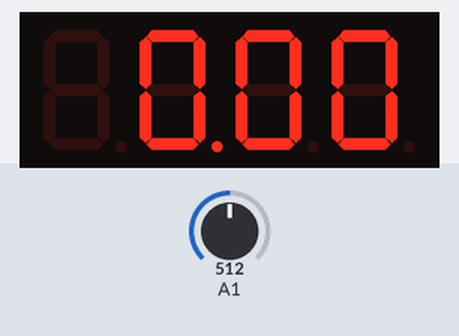
Bench run of a sketch on a simulated Arduino Uno, built with avr-gcc and run on an emulated ATmega328P. On the bench: 4-digit seven-segment display. Wiring (inferred from the names in the program): 4-digit 7-segment display, segments lit when LOW: segments pin 10, pin 8, pin 6, pin 4, pin 13, pin 9, pin 7, pin 5; digit selects A4, A2, A3, A5. The test bench sets the inputs (shaded band); at power-on: A1 = 512. The segment pins are drawn as the display they are named for.

Above: at 1.6 s.
1.7 s: A1 set to 494
At 2.4 s:
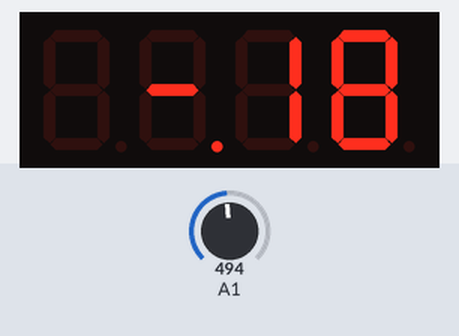
3.5 s: A1 set to 511
At 4.8 s:
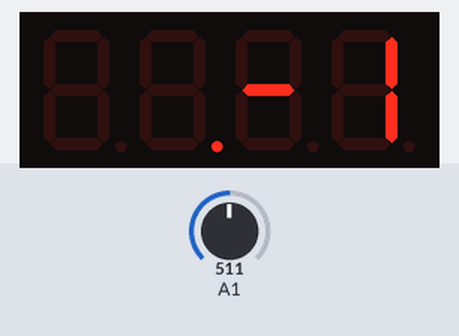
5.1 s: A1 set to 306
At 6.1 s:
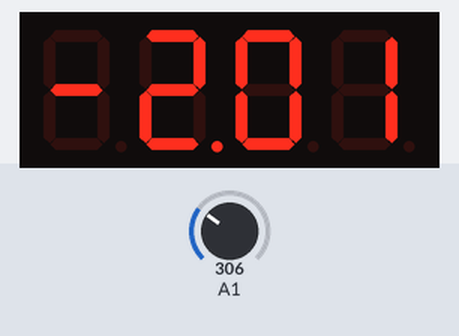
Timing chart, 0 to 8.1 s (numbered marks = the images above; inputs shaded):
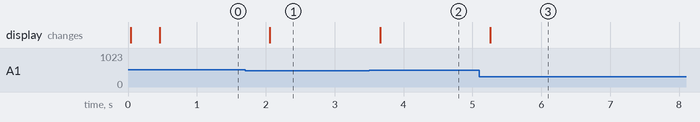

The sketch:

voltmeter_-5_0_5v.ino
```cpp
#include "voltmeter_display.h"

unsigned long time = 1;

const char seg_a = 10;
const char seg_b = 8;
const char seg_c = 6;
const char seg_d = 4;
const char seg_e = 13;
const char seg_f = 9;
const char seg_g = 7;
const char seg_dp = 5;

unsigned char DigitIndex = 0;

unsigned long previousMillis = 0;
unsigned long previousMillis1 = 0;

const unsigned long interval = 4;
const unsigned long interval1 = 400;


const char Anode1 = A4;
const char Anode2 = A2;
const char Anode3 = A3;
const char Anode4 = A5;

char AnodeArray[] = {Anode1, Anode2, Anode3, Anode4};

void SetDisplaySegments(unsigned char segments)
{
  // Проверяваме дали сегмент G трябва да свети
  if  (  (segments & bit_mask_seg_g ) == bit_mask_seg_g)
  { // Да
    digitalWrite(seg_g, LOW); // Палим сегмент g
  } else {  // Не
    digitalWrite(seg_g, HIGH);  // Гасим сегмент g
  }

  // Проверяваме дали сегмент F трябва да свети
  if  (  (segments & bit_mask_seg_f ) == bit_mask_seg_f)
  { // Да
    digitalWrite(seg_f, LOW); // Палим сегмент f
  } else {  // Не
    digitalWrite(seg_f, HIGH);  // Гасим сегмент f
  }


  // Проверяваме дали сегмент E трябва да свети
  if  (  (segments & bit_mask_seg_e) == bit_mask_seg_e)
  { // Да
    digitalWrite(seg_e, LOW); // Палим сегмент e
  } else {  // Не
    digitalWrite(seg_e, HIGH);  // Гасим сегмент e
  }


  // Проверяваме дали сегмент D трябва да свети
  if  (  (segments & bit_mask_seg_d) == bit_mask_seg_d)
  { // Да
    digitalWrite(seg_d, LOW); // Палим сегмент d
  } else {  // Не
    digitalWrite(seg_d, HIGH);  // Гасим сегмент d
  }


  // Проверяваме дали сегмент C трябва да свети
  if  (  (segments & bit_mask_seg_c ) == bit_mask_seg_c)
  { // Да
    digitalWrite(seg_c, LOW); // Палим сегмент c
  } else {  // Не
    digitalWrite(seg_c, HIGH);  // Гасим сегмент c
  }


  // Проверяваме дали сегмент B трябва да свети
  if  (  (segments & bit_mask_seg_b ) == bit_mask_seg_b)
  { // Да
    digitalWrite(seg_b, LOW); // Палим сегмент b
  } else {  // Не
    digitalWrite(seg_b, HIGH);  // Гасим сегмент b
  }


  // Проверяваме дали сегмент A трябва да свети
  if  (  (segments & bit_mask_seg_a ) == bit_mask_seg_a)
  { // Да
    digitalWrite(seg_a, LOW); // Палим сегмент a
  } else {  // Не
    digitalWrite(seg_a, HIGH);  // Гасим сегмент a
  }


  // Проверяваме дали сегмент DP трябва да свети
  if  (  (segments & bit_mask_seg_dp ) == bit_mask_seg_dp)
  { // Да
    digitalWrite(seg_dp, LOW); // Палим сегмент dp
  } else {  // Не
    digitalWrite(seg_dp, HIGH);  // Гасим сегмент dp
  }
}

void setup()
{
  Serial.begin(9600);

  pinMode(seg_a, OUTPUT);
  pinMode(seg_b, OUTPUT);
  pinMode(seg_c, OUTPUT);
  pinMode(seg_d, OUTPUT);
  pinMode(seg_e, OUTPUT);
  pinMode(seg_f, OUTPUT);
  pinMode(seg_g, OUTPUT);
  pinMode(seg_dp, OUTPUT);

  pinMode(Anode1, OUTPUT);
  pinMode(Anode2, OUTPUT);
  pinMode(Anode3, OUTPUT);
  pinMode(Anode4, OUTPUT);

  DisplayBuff[0] = 0b00001100;
  DisplayBuff[1] = 0b01111111;
  DisplayBuff[2] = 0b00001100;
  DisplayBuff[3] = 0b00001100;
}


void loop()
{

  unsigned long currentMillis = millis(); //  Дефинираме локална променлива в която записваме текущото време в милисекунди

  // Дойде ли време за опресняване на следващия разряд
  if (currentMillis - previousMillis >= interval)
  { //Да
    previousMillis += interval; //  Изчисляваме

    // Опресняване на поредния разряд ---------------------

    digitalWrite(AnodeArray[DigitIndex], LOW);  // Гасим текущия разряд

    // Исчисляваме индекса на следващия разряд, който става текущ

    DigitIndex++;

    if (DigitIndex > 3)
    {
      DigitIndex = 0;
    }
    // Извикваме функция на която не се интересуваме от крайният и резултат на която като входен параметър подаваме бинарно число, записано в
    // текущият елемент на масива.
    SetDisplaySegments( DisplayBuff[DigitIndex] );  // Дисплейваме текущия разряд от дисплай буффер,
                                                    // като сетваме или клирваме пиновете към които са свързани
                                                    // съответните сегменти съгласно битоввете на дислей буфер в текущия разряд

    // Палим текущия разряд
    digitalWrite(AnodeArray[DigitIndex], HIGH);
  }

  currentMillis = millis(); //  четем текущото време в милисекунди отново

  //
  if (currentMillis - previousMillis1 >= interval1)
  {
    previousMillis1 += interval1;

    //long adc_state = analogRead(voltage_pin);
    int adc_state = analogRead(A1);

    int voltage   = map(adc_state, 0, 1023, -500 , 500);

    bool a = DisplayBufferPrint (voltage , 2 );

    if (a == false)
    {
      DisplayBuff[0] = bit_mask_seg_a | bit_mask_seg_d | bit_mask_seg_e | bit_mask_seg_f | bit_mask_seg_g;
      DisplayBuff[1] = bit_mask_seg_e | bit_mask_seg_g;
      DisplayBuff[2] = bit_mask_seg_e | bit_mask_seg_g;
      DisplayBuff[3] = 0;
    }

  }

}
```

voltmeter_display.cpp
```cpp
#include "voltmeter_display.h"


unsigned char DisplayBuff[4];

unsigned char get_digit_segments(unsigned char digit1);


bool DisplayBufferPrint(int input, unsigned char dp_position)
{
  unsigned char TempBuff[4];
  bool negative = false;

  if ((input > 9999) || (input < -999) || (dp_position > 3))
  {
    return false;
  }

  if (input >= 0)
  {
    TempBuff[0] = input / 1000;
    TempBuff[1] = (input / 100) % 10;
    TempBuff[2] = (input / 10) % 10;
    TempBuff[3] = input % 10;

    switch (dp_position)
    {
      case 0:

        if (TempBuff[0] == 0)
          TempBuff[0] = 10;

        if ((TempBuff[1] == 0) && (TempBuff[0] == 10))
          TempBuff[1] = 10;

        if ((TempBuff[2] == 0) && (TempBuff[1] == 10) && (TempBuff[0] == 10))
          TempBuff[2] = 10;

        break;

      case 1:

        if (TempBuff[0] == 0)
        TempBuff[0] = 10;

        if (TempBuff[1] == 0 && TempBuff[0] == 10)
          TempBuff[1] = 10;

        break;

      case 2:

        if (TempBuff[0] == 0)
          TempBuff[0] = 10;

        break;

      case 3:

        break;
    }
  }
  else
  {
    negative = true;

    unsigned int value = -input;

    TempBuff[0] = DISPLAY_BLANK;
    TempBuff[1] = DISPLAY_BLANK;
    TempBuff[2] = DISPLAY_BLANK;
    TempBuff[3] = DISPLAY_BLANK;

    TempBuff[3] = value % 10;
    value = value / 10;

    if (value > 0)
    {
      TempBuff[2] = value % 10;
      value = value / 10;
    }

    if (value > 0)
    {
      TempBuff[1] = value % 10;
    }

    if (TempBuff[1] != DISPLAY_BLANK)
    {
      TempBuff[0] = DISPLAY_MINUS;
    }
    else if (TempBuff[2] != DISPLAY_BLANK)
    {
      TempBuff[1] = DISPLAY_MINUS;
    }
    else
    {
      TempBuff[2] = DISPLAY_MINUS;
    }
  }

  TempBuff[0] = get_digit_segments(TempBuff[0]);
  TempBuff[1] = get_digit_segments(TempBuff[1]);
  TempBuff[2] = get_digit_segments(TempBuff[2]);
  TempBuff[3] = get_digit_segments(TempBuff[3]);

  if (negative == false)
  {
    if (dp_position == 1)
    {
      TempBuff[2] |= bit_mask_seg_dp;
    }
    else if (dp_position == 2)
    {
      TempBuff[1] |= bit_mask_seg_dp;
    }
    else if (dp_position == 3)
    {
      TempBuff[0] |= bit_mask_seg_dp;
    }
  }
  else
  {
    if (dp_position == 1)
    {
      TempBuff[2] |= bit_mask_seg_dp;
    }
    else if (dp_position == 2)
    {
      TempBuff[1] |= bit_mask_seg_dp;
    }
  }

  DisplayBuff[0] = TempBuff[0];
  DisplayBuff[1] = TempBuff[1];
  DisplayBuff[2] = TempBuff[2];
  DisplayBuff[3] = TempBuff[3];

  return true;
}


unsigned char get_digit_segments(unsigned char digit1)
{
  unsigned char segments = 0;

  switch (digit1)
  {
    case 0:

      segments = bit_mask_seg_a |
                 bit_mask_seg_b |
                 bit_mask_seg_c |
                 bit_mask_seg_d |
                 bit_mask_seg_e |
                 bit_mask_seg_f;

      break;

    case 1:

      segments = bit_mask_seg_b |
                 bit_mask_seg_c;

      break;

    case 2:

      segments = bit_mask_seg_a |
                 bit_mask_seg_b |
                 bit_mask_seg_g |
                 bit_mask_seg_d |
                 bit_mask_seg_e;

      break;

    case 3:

      segments = bit_mask_seg_a |
                 bit_mask_seg_b |
                 bit_mask_seg_g |
                 bit_mask_seg_d |
                 bit_mask_seg_c;

      break;

    case 4:

      segments = bit_mask_seg_f |
                 bit_mask_seg_b |
                 bit_mask_seg_g |
                 bit_mask_seg_c;

      break;

    case 5:

      segments = bit_mask_seg_f |
                 bit_mask_seg_a |
                 bit_mask_seg_g |
                 bit_mask_seg_c |
                 bit_mask_seg_d;

      break;

    case 6:

      segments = bit_mask_seg_f |
                 bit_mask_seg_a |
                 bit_mask_seg_g |
                 bit_mask_seg_c |
                 bit_mask_seg_d |
                 bit_mask_seg_e;

      break;

    case 7:

      segments = bit_mask_seg_a |
                 bit_mask_seg_b |
                 bit_mask_seg_c;

      break;

    case 8:

      segments = bit_mask_seg_f |
                 bit_mask_seg_a |
                 bit_mask_seg_g |
                 bit_mask_seg_c |
                 bit_mask_seg_d |
                 bit_mask_seg_e |
                 bit_mask_seg_b;

      break;

    case 9:

      segments = bit_mask_seg_f |
                 bit_mask_seg_a |
                 bit_mask_seg_g |
                 bit_mask_seg_c |
                 bit_mask_seg_d |
                 bit_mask_seg_b;

      break;

    case DISPLAY_BLANK:

      segments = 0;

      break;

    case DISPLAY_MINUS:

      segments = bit_mask_seg_g;

      break;

    default:

      segments = 0;

      break;
  }

  return segments;
}
```

voltmeter_display.h
```cpp
#ifndef DISPLAYBUFFER_H
#define DISPLAYBUFFER_H

#include <Arduino.h>

#define bit_mask_seg_dp 0b00000001
#define bit_mask_seg_a  0b00000010
#define bit_mask_seg_b  0b00000100
#define bit_mask_seg_c  0b00001000
#define bit_mask_seg_d  0b00010000
#define bit_mask_seg_e  0b00100000
#define bit_mask_seg_f  0b01000000
#define bit_mask_seg_g  0b10000000

#define DISPLAY_BLANK 10
#define DISPLAY_MINUS 11

// Буфер за четирите разряда на дисплея.
// Всеки елемент съдържа информация кои сегменти трябва да светят.
extern unsigned char DisplayBuff[4];


// Преобразува число 0..9999 в данни за четирите разряда.
bool DisplayBufferPrint(int input, unsigned char dp_position);

// Преобразува цифра 0..9 в код за сегментите.
//unsigned char get_digit_segments(unsigned char digit1);


#endif
```

Measured:
- the behaviour switches between 512 and 511 on A1 (found by bisection; images 0 and 1)
- after the input at 1.7 s, the display: changes after 0.36 s (image 1)
- after the input at 3.5 s, the display: changes after 0.16 s (image 2)
- after the input at 5.1 s, the display: changes after 0.16 s (image 3)
